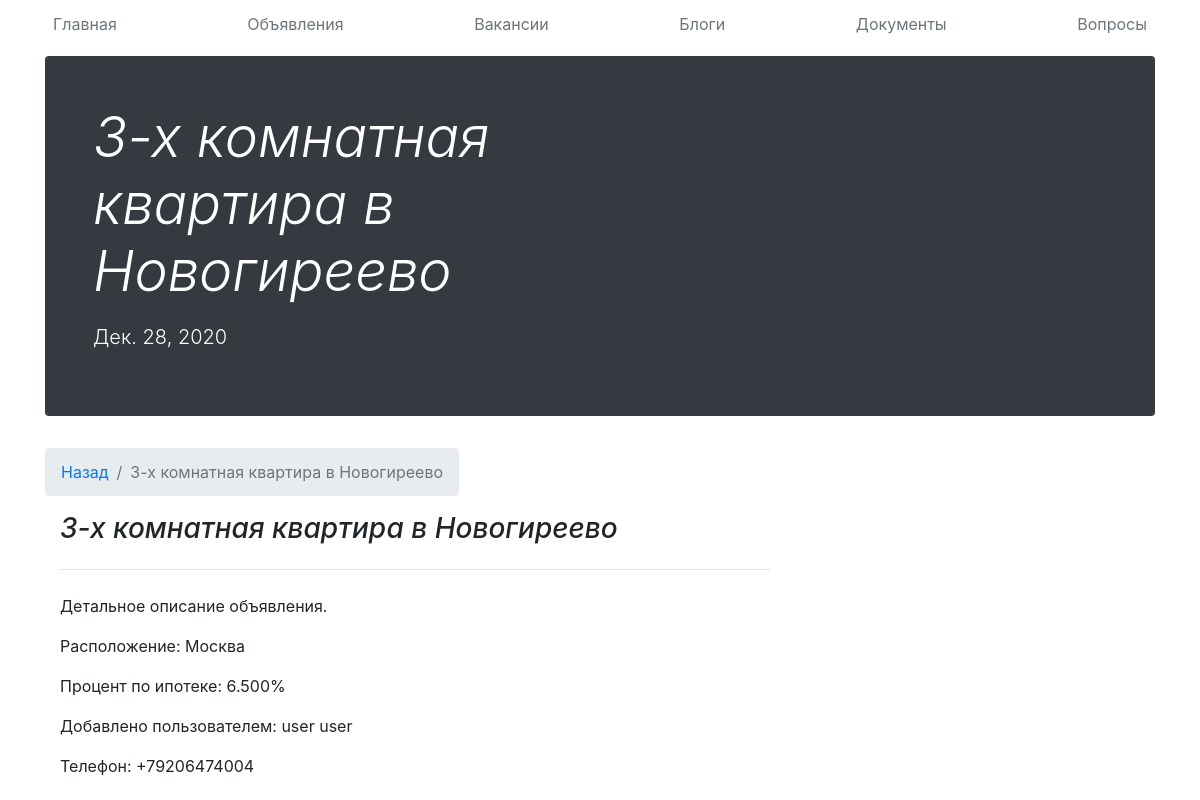
The app's page /ads/1 with its own data.
### ad/models.py (models this page shows, shortened)
class Ads(models.Model):
    id = models.AutoField(primary_key=True)
    id_user = models.IntegerField('ID пользователя')
    title = models.CharField('Название объявления', max_length=50)
    description = models.TextField('Описание объявления')
    price = models.IntegerField('Цена')
    geo = models.TextField('Местоположение')
    date = models.DateField('Дата публикации')
    status = models.BooleanField('Продано')
    id_credit = models.IntegerField('ID условий ипотеки')
    class Meta:
        verbose_name = "Объявление"
        verbose_name_plural = "Объявления"

class Credit(models.Model):
    id_credit = models.ForeignKey('Ads', on_delete=models.CASCADE)
    percent = models.DecimalField('Процент под ипотеку', max_digits=5, decimal_places=3)
    class Meta:
        verbose_name = "Условие ипотеки"
        verbose_name_plural = "Условия ипотеки"

class Users(models.Model):
    id_user = models.AutoField(primary_key=True)
    name = models.CharField('Имя', max_length=50)
    surname = models.CharField('Фамилия', max_length=50)
    password = models.CharField('Пароль', max_length=50)
    phone = models.CharField('Телефон', max_length=20)
    email = models.CharField('Email', max_length=50)
    role = models.CharField('Роль', max_length=20)
    class Meta:
        verbose_name = "Пользователь"
        verbose_name_plural = "Пользователи"

### ad/views.py (the view)
# urls.py: path('<id>', views.detail, name='ad_detail')
def detail(request, id):
    ad = Ads.objects.get(id=id)
    credit = Credit.objects.get(id_credit=ad.id_credit)
    id_user = ad.id_user
    user = Users.objects.get(id_user=id_user)
    return render(request, 'ad/detail.html', {'ad': ad, 'credit': credit, 'user': user })

### ad/templates/ad/detail.html (shortened to what this page needs)
{% extends 'main/base.html' %}
{% block name %}{{ad.title}}{% endblock %}
{% block description %}{{ad.date}}{% endblock %}
{% block content %}
<nav aria-label="breadcrumb">
  <ol class="breadcrumb">
    <li class="breadcrumb-item"><a href="{% url 'ads_index' %}">Назад</a></li>
    <li class="breadcrumb-item active" aria-current="page">{{ad.title}}</li>
  </ol>
</nav>
<div class="col-md-8 blog-main">
      <h3 class="pb-4 mb-4 font-italic border-bottom">
        {{ad.title}}
      </h3>
      <div class="blog-post">
        <p>{{ad.description}}</p>
          <p>Расположение: {{ad.geo}}</p>
          <p>Процент по ипотеке: {{credit.percent}}%</p>
          <p>Добавлено пользователем: {{user.name}} {{user.surname}}</p>
          <p>Телефон: {{user.phone}}</p>
      </div>
    </div>
{% endblock %}

### records on screen
Ads: title "3-х комнатная квартира в Новогиреево", date "Дек. 28, 2020", description "Детальное описание объявления.", geo "Москва"
Credit: percent "6.500"
Users: name "user", surname "user", phone "+79206474004"
